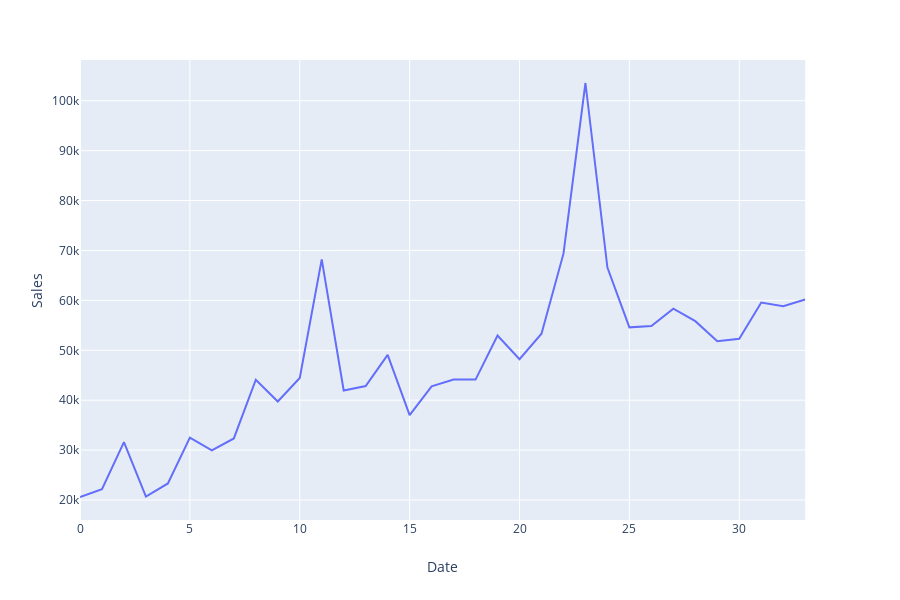

The code cell stored with this chart in its notebook:
### Code cell
import plotly.graph_objects as go
# #plot monthly sales
fig = go.Figure()
fig.add_trace(go.Scatter(y=[1, 0]))
fig = px.line(date_grp, x='date_block_num', y='item_cnt_day')
fig.update_yaxes(title_text='Sales')
fig.update_xaxes(title_text='Date')
fig.show()

### Figure 1 — Plotly figure (JSON) as saved in the notebook; plotly's stock layout.template omitted (floating-point values rounded to 4 significant figures)
{"data": [{"hoverlabel": {"namelength": 0}, "hovertemplate": "date_block_num=%{x}<br>item_cnt_day=%{y}", "legendgroup": "", "line": {"color": "#636efa", "dash": "solid"}, "mode": "lines", "name": "", "showlegend": false, "type": "scatter", "x": [0, 1, 2, 3, 4, 5, 6, 7, 8, 9, 10, 11, 12, 13, 14, 15, 16, 17, 18, 19, 20, 21, 22, 23, 24, 25, 26, 27, 28, 29, 30, 31, 32, 33], "xaxis": "x", "y": [20612, 22162, 31599, 20704, 23322, 32505, 29960, 32344, 44101, 39753, 44447, 68218, 41955, 42843, 49073, 37005, 42785, 44158, 44125, 52959, 48203, 53319, 69358, 103545, 66576, 54596, 54853, 58323, 55837, 51802, 52305, 59577, 58824, 60179], "yaxis": "y"}], "layout": {"height": 600, "legend": {"tracegroupgap": 0}, "margin": {"t": 60}, "xaxis": {"anchor": "y", "domain": [0, 0.98], "title": {"text": "Date"}}, "yaxis": {"anchor": "x", "domain": [0, 1], "title": {"text": "Sales"}}}}
